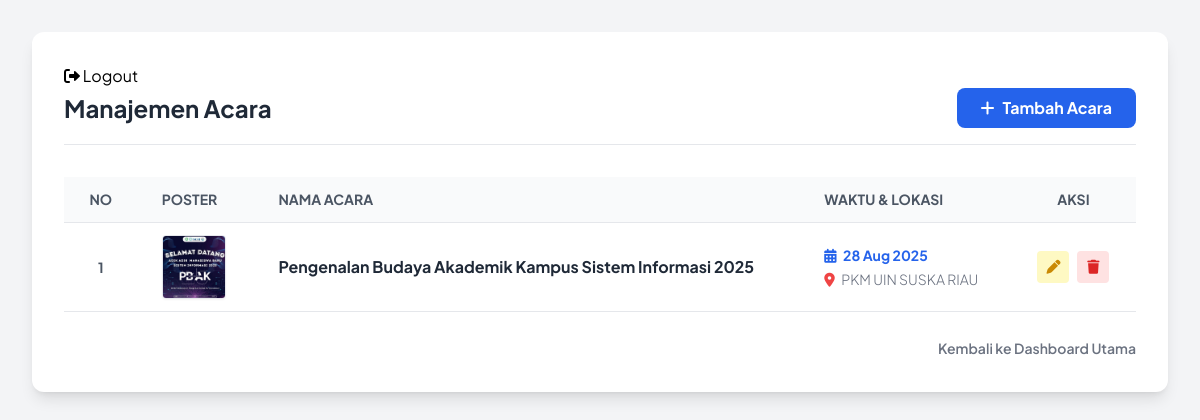
Page /old-files/admin/acara/index.php on the committed database.
### tables this page shows
CREATE TABLE `acara` (
  `id_acara` int(11) NOT NULL,
  `judul_acara` varchar(255) NOT NULL,
  `kategori` varchar(50) NOT NULL,
  `tanggal_pelaksanaan` date NOT NULL,
  `lokasi` varchar(100) NOT NULL,
  `deskripsi` text NOT NULL,
  `poster` varchar(255) NOT NULL
);

### old-files/admin/acara/index.php (the view, shortened to what this page needs)
<?php
include '../../includes/koneksi.php';
?>
<!DOCTYPE html>
<html lang="id">
<head>
    <script src="https://cdn.tailwindcss.com"></script>
    <link rel="stylesheet" href="https://cdnjs.cloudflare.com/ajax/libs/font-awesome/6.0.0/css/all.min.css">
</head>
<body class="bg-gray-100 p-8">
    <div class="max-w-6xl mx-auto bg-white rounded-xl shadow-lg p-8">
        <a href="logout.php" class="...">
            <i class="fas fa-sign-out-alt"></i> Logout
        </a>
        <div class="flex justify-between items-center mb-8 pb-4 border-b">
            <h2 class="text-2xl font-bold text-gray-800">Manajemen Acara</h2>
            <a href="tambah.php" class="bg-blue-600 hover:bg-blue-700 text-white font-bold py-2 px-6 rounded-lg transition flex items-center gap-2">
                <i class="fas fa-plus"></i> Tambah Acara
            </a>
        </div>
        <div class="overflow-x-auto">
            <table class="w-full text-left border-collapse">
                <thead>
                    <tr class="bg-gray-50 border-b border-gray-200 text-gray-600 uppercase text-sm leading-normal">
                        <th class="py-3 px-6 text-center">No</th>
                        <th class="py-3 px-6">Poster</th>
                        <th class="py-3 px-6">Nama Acara</th>
                        <th class="py-3 px-6">Waktu & Lokasi</th>
                        <th class="py-3 px-6 text-center">Aksi</th>
                    </tr>
                </thead>
                <tbody class="text-gray-600 text-sm font-light">
                    <?php
                    $no = 1;
                    $query = mysqli_query($koneksi, "SELECT * FROM acara ORDER BY tanggal_pelaksanaan DESC");
                    if (mysqli_num_rows($query) > 0) {
                        while ($data = mysqli_fetch_array($query)) {
                    ?>
                            <tr class="border-b border-gray-200 hover:bg-gray-50 transition">
                                <td class="py-3 px-6 text-center font-bold"><?php echo $no++; ?></td>
                                <td class="py-3 px-6">
                                    <img src="../../assets/img/<?php echo $data['poster']; ?>" class="h-16 w-16 object-cover rounded shadow-sm border">
                                </td>
                                <td class="py-3 px-6">
                                    <span class="font-bold text-gray-800 text-base block"><?php echo $data['judul_acara']; ?></span>
                                </td>
                                <td class="py-3 px-6">
                                    <div class="flex flex-col gap-1">
                                        <span class="text-blue-600 font-bold">
                                            <i class="fas fa-calendar-alt mr-1"></i> <?php echo date('d M Y', strtotime($data['tanggal_pelaksanaan'])); ?>
                                        </span>
                                        <span class="text-gray-500">
                                            <i class="fas fa-map-marker-alt mr-1 text-red-500"></i> <?php echo $data['lokasi']; ?>
                                        </span>
                                    </div>
                                </td>
                                <td class="py-3 px-6 text-center">
                                    <div class="flex item-center justify-center gap-2">
                                        <a href="edit.php?id=<?php echo $data['id_acara']; ?>" class="w-8 h-8 rounded bg-yellow-100 text-yellow-600 flex items-center justify-center hover:bg-yellow-200 transition" title="Edit">
                                            <i class="fas fa-pen"></i>
                                        </a>
                                        <a href="hapus.php?id=<?php echo $data['id_acara']; ?>"
                                            class="w-8 h-8 rounded bg-red-100 text-red-600 flex items-center justify-center hover:bg-red-200 transition"
                                            title="Hapus"
                                            onclick="return confirm('Yakin ingin menghapus acara ini?');">
                                            <i class="fas fa-trash"></i>
                                        </a>
                                    </div>
                                </td>
                            </tr>
                    <?php
                        }
                    } else {
                        echo "<tr><td colspan='5' class='text-center py-6 text-gray-400'>Belum ada data acara.</td></tr>";
                    }
                    ?>
                </tbody>
            </table>
        </div>
        <div class="mt-6 text-right">
            <a href="../index.php" class="text-gray-500 hover:text-blue-600 text-sm font-semibold">Kembali ke Dashboard Utama</a>
        </div>
    </div>
</body>
</html>

### old-files/admin/acara/index.php (style rules this page uses)
body { font-family: 'Plus Jakarta Sans', sans-serif; }

### rows in the picture
acara: poster (picture), judul_acara "Pengenalan Budaya Akademik Kampus Sistem Informasi 2025", tanggal_pelaksanaan "28 Aug 2025", lokasi "PKM UIN SUSKA RIAU"
